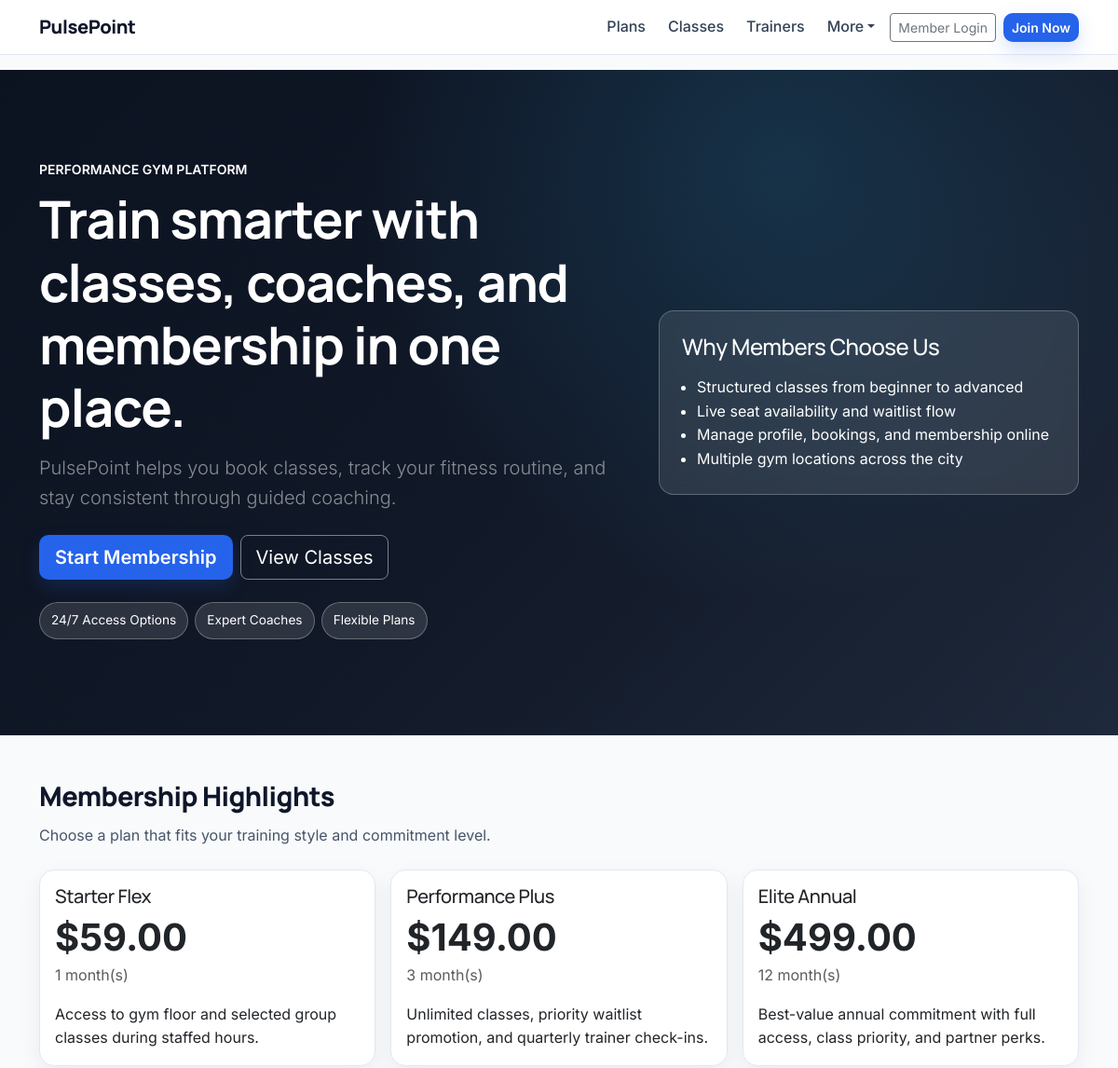
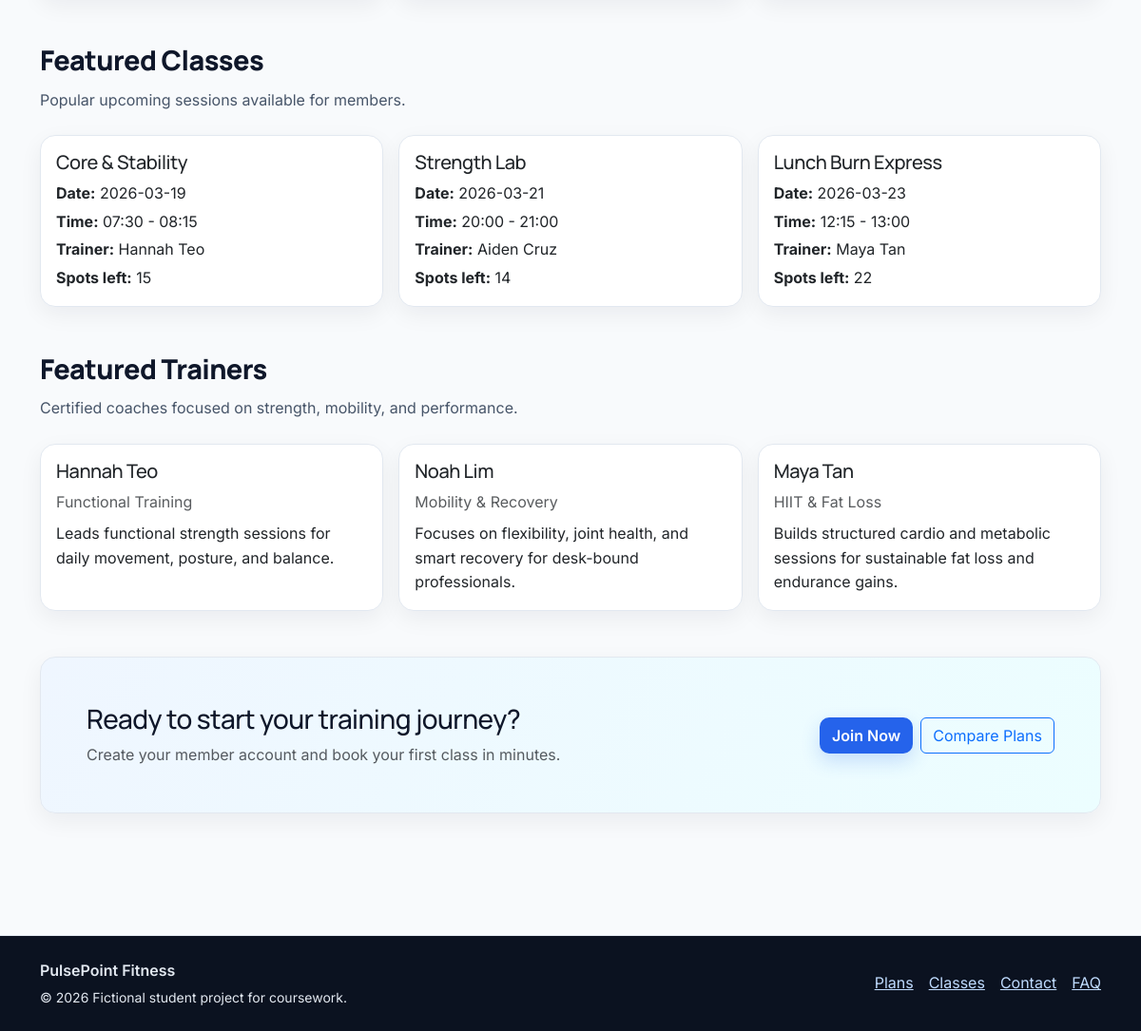
The page / on the database its author committed (2 pictures, top to bottom).
### tables this page shows
CREATE TABLE membership_plans (
  id INT AUTO_INCREMENT PRIMARY KEY,
  name VARCHAR(100) NOT NULL,
  price DECIMAL(10,2) NOT NULL,
  duration_months INT NOT NULL,
  description TEXT NOT NULL,
  status ENUM('active','inactive') NOT NULL DEFAULT 'active',
  created_at TIMESTAMP DEFAULT CURRENT_TIMESTAMP,
  updated_at TIMESTAMP DEFAULT CURRENT_TIMESTAMP ON UPDATE CURRENT_TIMESTAMP
);

CREATE TABLE classes (
  id INT AUTO_INCREMENT PRIMARY KEY,
  trainer_id INT NOT NULL,
  location_id INT NOT NULL,
  title VARCHAR(120) NOT NULL,
  description TEXT NOT NULL,
  class_date DATE NOT NULL,
  start_time TIME NOT NULL,
  end_time TIME NOT NULL,
  capacity INT NOT NULL,
  status ENUM('active','inactive') NOT NULL DEFAULT 'active',
  created_at TIMESTAMP DEFAULT CURRENT_TIMESTAMP,
  updated_at TIMESTAMP DEFAULT CURRENT_TIMESTAMP ON UPDATE CURRENT_TIMESTAMP,
  CONSTRAINT fk_classes_trainer FOREIGN KEY (trainer_id) REFERENCES trainers(id),
  CONSTRAINT fk_classes_location FOREIGN KEY (location_id) REFERENCES gym_locations(id)
);

CREATE TABLE trainers (
  id INT AUTO_INCREMENT PRIMARY KEY,
  name VARCHAR(120) NOT NULL,
  specialty VARCHAR(120) NOT NULL,
  bio TEXT NOT NULL,
  image_path VARCHAR(255) DEFAULT NULL,
  status ENUM('active','inactive') NOT NULL DEFAULT 'active',
  created_at TIMESTAMP DEFAULT CURRENT_TIMESTAMP,
  updated_at TIMESTAMP DEFAULT CURRENT_TIMESTAMP ON UPDATE CURRENT_TIMESTAMP
);

### app/Core/helpers.php (called while the page is built, shortened)
<?php
function config(string $file): array
{
    static $cache = [];
    if (!isset($cache[$file])) {
        $cache[$file] = require __DIR__ . '/../../config/' . $file . '.php';
    }
    return $cache[$file];
}
function view(string $template, array $data = [], string $layout = 'main'): void
{
    extract($data, EXTR_SKIP);
    $viewPath = __DIR__ . '/../Views/' . $template . '.php';
    require $viewPath;
}
function e(?string $value): string
{
    return htmlspecialchars((string) $value, ENT_QUOTES, 'UTF-8');
}

### app/Core/Controller.php (called while the page is built, shortened)
<?php
class Controller
{
    protected function render(string $view, array $data = [], string $layout = 'main'): void
    {
        view($view, $data, $layout);
    }
}

### app/Controllers/HomeController.php (called while the page is built, shortened)
<?php
class HomeController extends Controller
{
    public function home(): void
    {
        $planModel = new MembershipPlanModel();
        $classModel = new GymClassModel();
        $trainerModel = new TrainerModel();
        $locationModel = new LocationModel();
        $this->render('pages/home', [
            'plans' => array_slice($planModel->activePlans(), 0, 3),
            'classes' => array_slice($classModel->upcomingActive(), 0, 3),
            'trainers' => array_slice($trainerModel->active(), 0, 3),
            'locations' => array_slice($locationModel->active(), 0, 2),
            'title' => 'Home',
        ]);
    }
}

### public/index.php (called while the page is built, shortened)
<?php
require_once __DIR__ . '/../bootstrap.php';
$uri = parse_url($_SERVER['REQUEST_URI'] ?? '/', PHP_URL_PATH) ?: '/';
$method = $_SERVER['REQUEST_METHOD'] ?? 'GET';
$routes = config('routes');
$matched = null;
foreach ($routes as $route) {
    [$routeMethod, $routePath, $controllerName, $action, $middleware] = $route;
    if ($method === $routeMethod && $uri === $routePath) {
        $matched = $route;
        break;
    }
}
[, , $controllerName, $action, $middleware] = $matched;
$controller = new $controllerClass();
$controller->$action();

### app/Models/BaseModel.php (called while the page is built, shortened)
<?php
abstract class BaseModel
{
    public function __construct()
    {
        $this->db = Database::connection();
    }
}

### bootstrap.php (called while the page is built, shortened)
<?php
spl_autoload_register(function (string $class): void {
    $prefix = 'App\\';
    $baseDir = __DIR__ . '/app/';
    $relativeClass = substr($class, strlen($prefix));
    $file = $baseDir . str_replace('\\', '/', $relativeClass) . '.php';
});
require_once __DIR__ . '/app/Core/helpers.php';

### config/database.php (called while the page is built, shortened)
<?php
return [
    'host' => getenv('DB_HOST') ?: '127.0.0.1',
    'port' => (int) (getenv('DB_PORT') ?: 3306),
    'name' => getenv('DB_NAME') ?: 'pulsepoint_fitness',
    'user' => getenv('DB_USER') ?: 'root',
    'pass' => getenv('DB_PASS') ?: '',
    'charset' => 'utf8mb4',
];

### app/Core/Database.php (called while the page is built, shortened)
<?php
class Database
{
    private static ?PDO $pdo = null;
    public static function connection(): PDO
    {
        if (self::$pdo !== null) {
            return self::$pdo;
        }
        $db = config('database');
        $dsn = sprintf(
            'mysql:host=%s;port=%d;dbname=%s;charset=%s',
            $db['host'],
            $db['port'],
            $db['name'],
            $db['charset']
        );
        try {
            self::$pdo = new PDO($dsn, $db['user'], $db['pass'], [
                PDO::ATTR_ERRMODE => PDO::ERRMODE_EXCEPTION,
                PDO::ATTR_DEFAULT_FETCH_MODE => PDO::FETCH_ASSOC,
                PDO::ATTR_EMULATE_PREPARES => false,
            ]);
        } catch (PDOException $e) {
            http_response_code(500);
            error_log('Database connection failed: ' . $e->getMessage());
            $app = config('app');
            if (($app['debug'] ?? false) === true) {
                exit('Database connection failed: ' . $e->getMessage());
            }
            exit('Database connection failed.');
        }
        return self::$pdo;
    }
}

### app/Models/MembershipPlanModel.php (called while the page is built, shortened)
<?php
class MembershipPlanModel extends BaseModel
{
    public function activePlans(): array
    {
        $stmt = $this->db->prepare('SELECT * FROM membership_plans WHERE status = :status ORDER BY price ASC');
        $stmt->execute(['status' => 'active']);
        return $stmt->fetchAll();
    }
}

### app/Models/GymClassModel.php (called while the page is built, shortened)
<?php
class GymClassModel extends BaseModel
{
    public function upcomingActive(): array
    {
        $sql = 'SELECT c.*, t.name AS trainer_name, l.name AS location_name,
                (SELECT COUNT(*) FROM bookings b WHERE b.class_id = c.id AND b.booking_status = "booked") AS booked_count
                ,(SELECT COUNT(*) FROM class_waitlist w WHERE w.class_id = c.id AND w.waitlist_status = "waiting") AS waitlist_count
                FROM classes c
                JOIN trainers t ON t.id = c.trainer_id
                JOIN gym_locations l ON l.id = c.location_id
                WHERE c.status = :status AND c.class_date >= CURDATE()
                ORDER BY c.class_date ASC, c.start_time ASC';
        $stmt = $this->db->prepare($sql);
        $stmt->execute(['status' => 'active']);
        return $stmt->fetchAll();
    }
}

### app/Models/TrainerModel.php (called while the page is built, shortened)
<?php
class TrainerModel extends BaseModel
{
    public function active(): array
    {
        $stmt = $this->db->prepare('SELECT * FROM trainers WHERE status = :status ORDER BY id DESC');
        $stmt->execute(['status' => 'active']);
        return $stmt->fetchAll();
    }
}

### app/Views/pages/home.php (the view)
<section class="hero-section text-white">
  <div class="container py-5">
    <div class="row align-items-center g-4 py-5">
      <div class="col-lg-7">
        <p class="text-uppercase small fw-semibold mb-2">Performance Gym Platform</p>
        <h1 class="display-4 fw-bold mb-3">Train smarter with classes, coaches, and membership in one place.</h1>
        <p class="lead mb-4 text-white-50">PulsePoint helps you book classes, track your fitness routine, and stay consistent through guided coaching.</p>
        <div class="d-flex gap-2 flex-wrap mb-4">
          <a href="/register" class="btn btn-brand btn-lg">Start Membership</a>
          <a href="/schedule" class="btn btn-light-strong btn-lg">View Classes</a>
        </div>
        <div class="d-flex flex-wrap">
          <span class="metric-pill">24/7 Access Options</span>
          <span class="metric-pill">Expert Coaches</span>
          <span class="metric-pill">Flexible Plans</span>
        </div>
      </div>
      <div class="col-lg-5">
        <div class="glass-panel p-4">
          <h2 class="h4 mb-3">Why Members Choose Us</h2>
          <ul class="mb-0 ps-3">
            <li>Structured classes from beginner to advanced</li>
            <li>Live seat availability and waitlist flow</li>
            <li>Manage profile, bookings, and membership online</li>
            <li>Multiple gym locations across the city</li>
          </ul>
        </div>
      </div>
    </div>
  </div>
</section>
<section class="container page-shell pb-0">
  <h2 class="section-title">Membership Highlights</h2>
  <p class="section-subtitle">Choose a plan that fits your training style and commitment level.</p>
  <div class="row g-3">
    <?php foreach ($plans as $plan): ?>
      <div class="col-md-4">
        <article class="card h-100">
          <div class="card-body d-flex flex-column">
            <h3 class="h5 mb-2"><?= e($plan['name']) ?></h3>
            <p class="display-6 fw-bold mb-1">$<?= e(number_format((float) $plan['price'], 2)) ?></p>
            <p class="text-muted mb-3"><?= e($plan['duration_months']) ?> month(s)</p>
            <p class="mb-0 flex-grow-1"><?= e($plan['description']) ?></p>
          </div>
        </article>
      </div>
    <?php endforeach; ?>
  </div>
</section>
<section class="container page-shell pb-0">
  <h2 class="section-title">Featured Classes</h2>
  <p class="section-subtitle">Popular upcoming sessions available for members.</p>
  <div class="row g-3">
    <?php foreach ($classes as $class): ?>
      <div class="col-md-4">
        <article class="card h-100">
          <div class="card-body">
            <h3 class="h5"><?= e($class['title']) ?></h3>
            <p class="mb-1"><strong>Date:</strong> <?= e($class['class_date']) ?></p>
            <p class="mb-1"><strong>Time:</strong> <?= e(substr($class['start_time'],0,5)) ?> - <?= e(substr($class['end_time'],0,5)) ?></p>
            <p class="mb-1"><strong>Trainer:</strong> <?= e($class['trainer_name']) ?></p>
            <p class="mb-0"><strong>Spots left:</strong> <?= max(0, (int)$class['capacity'] - (int)$class['booked_count']) ?></p>
          </div>
        </article>
      </div>
    <?php endforeach; ?>
  </div>
</section>
<section class="container page-shell pb-0">
  <h2 class="section-title">Featured Trainers</h2>
  <p class="section-subtitle">Certified coaches focused on strength, mobility, and performance.</p>
  <div class="row g-3">
    <?php foreach ($trainers as $trainer): ?>
      <div class="col-md-4">
        <article class="card h-100">
          <div class="card-body">
            <h3 class="h5"><?= e($trainer['name']) ?></h3>
            <p class="text-muted mb-2"><?= e($trainer['specialty']) ?></p>
            <p class="mb-0"><?= e($trainer['bio']) ?></p>
          </div>
        </article>
      </div>
    <?php endforeach; ?>
  </div>
</section>
<section class="container page-shell">
  <div class="cta-band p-4 p-md-5 d-flex flex-column flex-md-row align-items-md-center justify-content-between gap-3">
    <div>
      <h2 class="h3 mb-2">Ready to start your training journey?</h2>
      <p class="mb-0 text-muted">Create your member account and book your first class in minutes.</p>
    </div>
    <div class="d-flex gap-2 flex-wrap">
      <a href="/register" class="btn btn-brand">Join Now</a>
      <a href="/plans" class="btn btn-outline-primary">Compare Plans</a>
    </div>
  </div>
</section>

### rows shown on the page
membership_plans: name "Starter Flex", price "59.00", duration_months "1", description "Access to gym floor and selected group classes during staffed hours."
membership_plans: name "Performance Plus", price "149.00", duration_months "3", description "Unlimited classes, priority waitlist promotion, and quarterly trainer check-ins."
membership_plans: name "Elite Annual", price "499.00", duration_months "12", description "Best-value annual commitment with full access, class priority, and partner perks."
classes: title "Core & Stability", class_date "2026-03-19", start_time "07:30", end_time "08:15", trainer.name "Hannah Teo", booked_count "15"
classes: title "Strength Lab", class_date "2026-03-21", start_time "20:00", end_time "21:00", trainer.name "Aiden Cruz", booked_count "14"
classes: title "Lunch Burn Express", class_date "2026-03-23", start_time "12:15", end_time "13:00", trainer.name "Maya Tan", capacity "22"
trainers: name "Hannah Teo", specialty "Functional Training", bio "Leads functional strength sessions for daily movement, posture, and balance."
trainers: name "Noah Lim", specialty "Mobility & Recovery", bio "Focuses on flexibility, joint health, and smart recovery for desk-bound professionals."
trainers: name "Maya Tan", specialty "HIIT & Fat Loss", bio "Builds structured cardio and metabolic sessions for sustainable fat loss and endurance gains."
